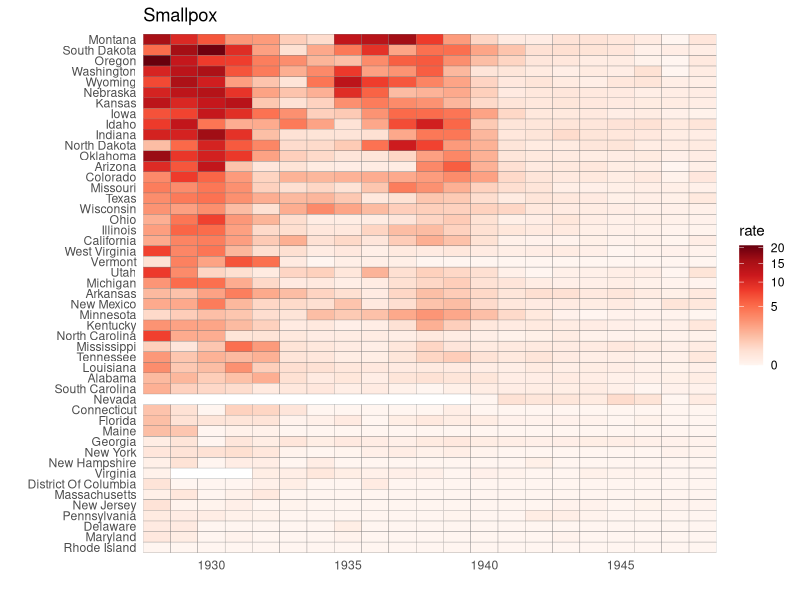
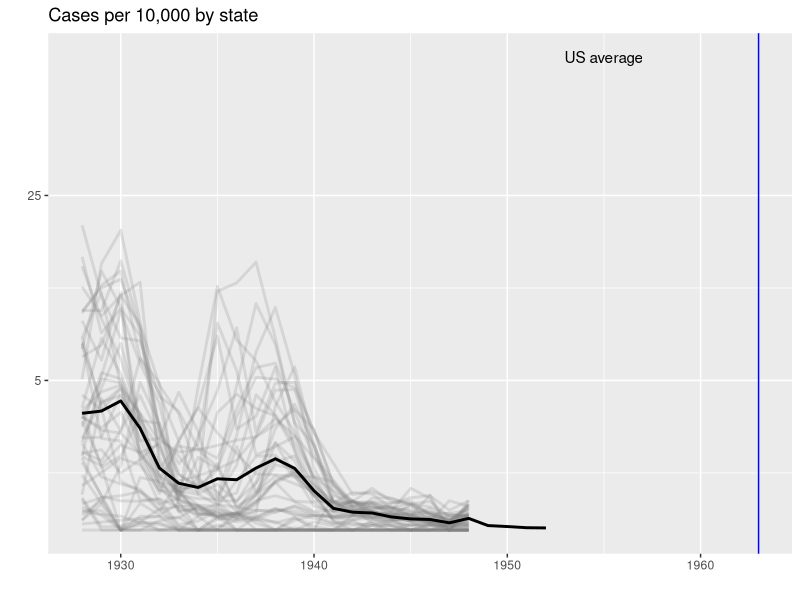
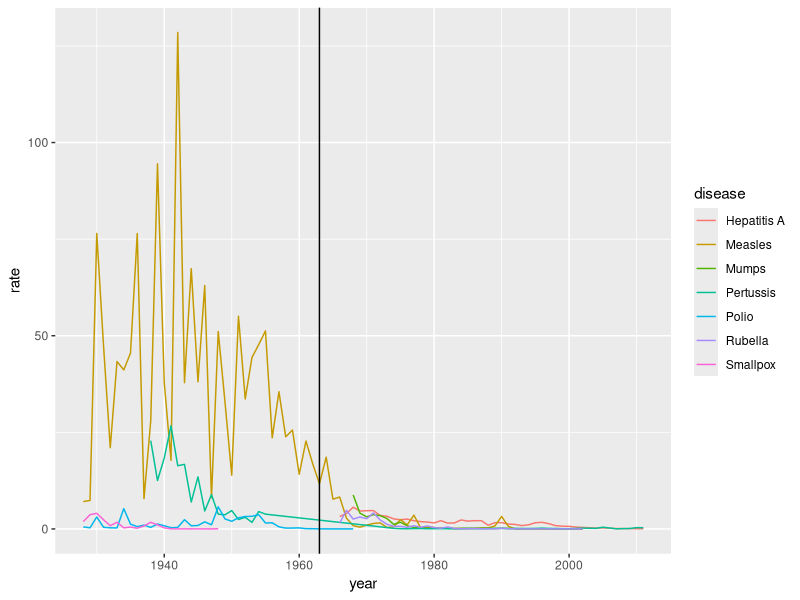
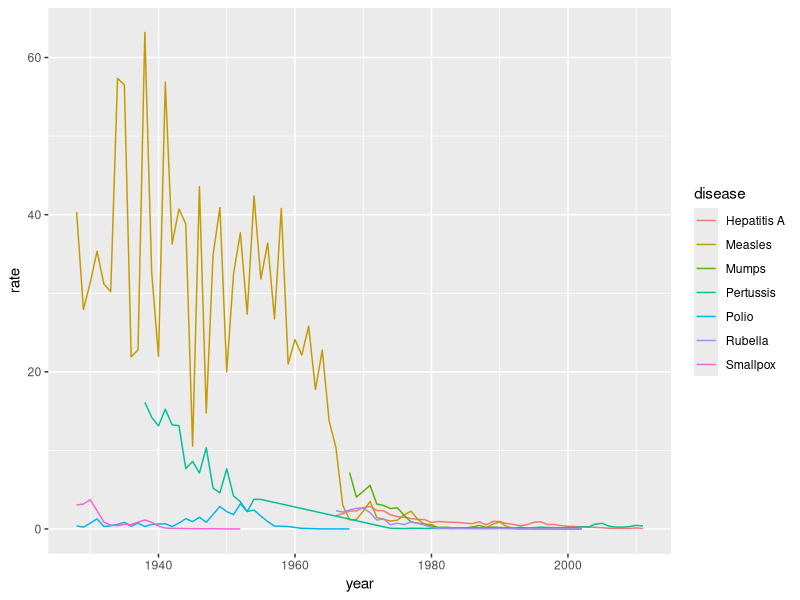

Generate these figures, in order, with R:
# Exercise 1: Tile plot - measles and smallpox

# Modify the tile plot to show the rate of smallpox cases instead of measles cases.
# Exclude years in which cases were reported in fewer than 10 weeks from the plot.


library(dplyr)
library(ggplot2)
library(RColorBrewer)
library(dslabs)
data(us_contagious_diseases)

the_disease = "Smallpox"
dat <- us_contagious_diseases %>% 
  filter(!state%in%c("Hawaii","Alaska") & disease == the_disease & weeks_reporting >= 10) %>% 
  mutate(rate = count / population * 10000) %>% 
  mutate(state = reorder(state, rate))

dat %>% ggplot(aes(year, state, fill = rate)) + 
  geom_tile(color = "grey50") + 
  scale_x_continuous(expand=c(0,0)) + 
  scale_fill_gradientn(colors = brewer.pal(9, "Reds"), trans = "sqrt") + 
  theme_minimal() + 
  theme(panel.grid = element_blank()) + 
  ggtitle(the_disease) + 
  ylab("") + 
  xlab("")

#===============================================================================
# Exercise 2. Time series plot - measles and smallpox

# Modify the sample code for the time series plot to plot data for smallpox instead of for measles.
# Once again, restrict the plot to years in which cases were reported in at least 10 weeks.

library(ggplot2)
library(dslabs)
library(RColorBrewer)
data(us_contagious_diseases)

the_disease = "Smallpox"
dat <- us_contagious_diseases %>%
  filter(!state%in%c("Hawaii","Alaska") & disease == the_disease & weeks_reporting >= 10) %>%
  mutate(rate = count / population * 10000) %>%
  mutate(state = reorder(state, rate))

avg <- us_contagious_diseases %>%
  filter(disease==the_disease) %>% group_by(year) %>%
  summarize(us_rate = sum(count, na.rm=TRUE)/sum(population, na.rm=TRUE)*10000)

dat %>% ggplot() +
  geom_line(aes(year, rate, group = state),  color = "grey50", 
            show.legend = FALSE, alpha = 0.2, size = 1) +
  geom_line(mapping = aes(year, us_rate),  data = avg, size = 1, color = "black") +
  scale_y_continuous(trans = "sqrt", breaks = c(5,25,125,300)) + 
  ggtitle("Cases per 10,000 by state") + 
  xlab("") + 
  ylab("") +
  geom_text(data = data.frame(x=1955, y=50), mapping = aes(x, y, label="US average"), color="black") + 
  geom_vline(xintercept=1963, col = "blue")

#===============================================================================
# Exercise 3: Time series plot - all diseases in California

# For the state of California, make a time series plot showing rates for all diseases.
# Include only years with 10 or more weeks reporting.
# Use a different color for each disease.
# Include your aes function inside of ggplot rather than inside your geom layer.

library(dplyr)
library(ggplot2)
library(dslabs)
library(RColorBrewer)
data(us_contagious_diseases)

us_contagious_diseases %>% filter(state=="California" & weeks_reporting >= 10) %>% 
  group_by(year, disease) %>%
  summarize(rate = sum(count)/sum(population)*10000) %>%
  ggplot(aes(year, rate, color = disease)) + 
  geom_line() +
  geom_vline(xintercept=1963)

#===============================================================================
# Exercise 4: Time series plot - all diseases in the United States

# Compute the US rate by using summarize to sum over states. Call the variable rate.
#   The US rate for each disease will be the total number of cases divided by the total population.
#   Remember to convert to cases per 10,000.
# You will need to filter for !is.na(population) to get all the data.
# Plot each disease in a different color.

library(dplyr)
library(ggplot2)
library(dslabs)
library(RColorBrewer)
data(us_contagious_diseases)

dat <- us_contagious_diseases %>%
  filter(!is.na(population)) %>%
  group_by(year, disease) %>% 
  summarize(rate = sum(count, na.rm = T)/sum(population, na.rm = T)*10000)

head(dat)

dat %>% 
  ggplot(aes(year, rate, color = disease)) +
  geom_line() 
